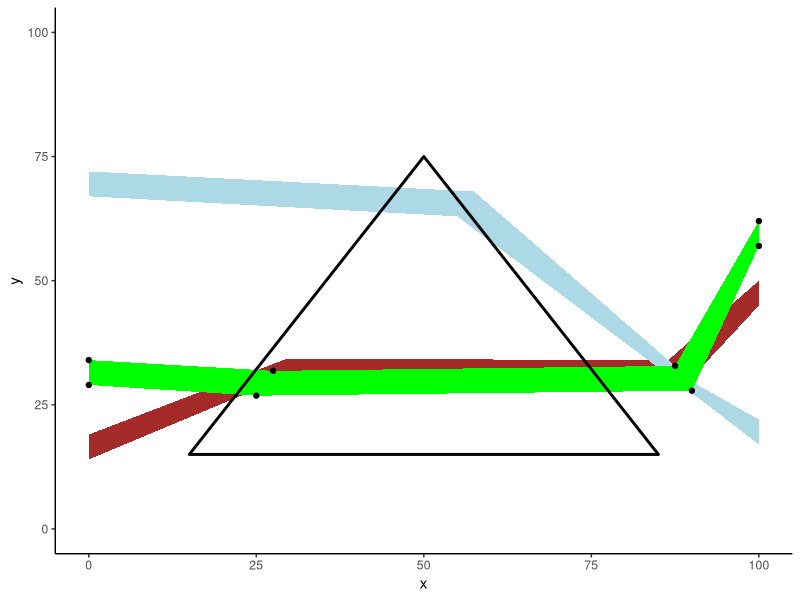

Write R code to recreate this figure. (Note: this script raises an error after producing the figure.)
library(tidyverse)

my_canvas_ribbons <- function(colors,
                           background = "#fdf5e6",
                           triangle = TRUE,
                           seed = 1,
                           y_max_top = 75,
                           length = 34) {

  set.seed(seed)

  # Create an empty figure
  artwork <- ggplot2::ggplot() +
    ggplot2::xlim(c(0, 100)) +
    ggplot2::ylim(0, 100) +
    theme_classic()
  # Determine points on the triangle
  y_max_top <- y_max_top - 7
  tpl <- data.frame(x = 16:(16+length-1), y = seq(from = 16, to = 75, length.out = length))
  tpl <- tpl[which(tpl$y < y_max_top), ]
  tpr <- data.frame(x = 51:(51+length-1), y = seq(from = 74, to = 16, length.out = length))
  tpr <- tpr[which(tpr$y < y_max_top), ]
  for (i in 1:length(colors)) {
    # Determine points on left side of triangle
    bpb <- data.frame(x = 0, y = sample(10:90, size = 1))
    bpt <- data.frame(x = 0, y = bpb$y + 5)

    fpb <- tpl[sample(1:nrow(tpl), size = 1), ]
    fpt <- data.frame(x = fpb$x + 2.5, y = fpb$y + 5)

    spb <- tpr[sample(1:nrow(tpr), size = 1), ]
    spt <- data.frame(x = spb$x - 2.5, y = spb$y + 5)


    epb <- data.frame(x = 100, y = sample(10:90, size = 1))
    ept <- data.frame(x = 100, y = epb$y + 5)
    # Determine points on right side of triangle

    # Combine polygon points
    polygon <- rbind(bpb, fpb, spb, epb, ept, spt, fpt, bpt)
    if (i == 1) {print(paste(bpb, fpb, spb, epb, ept, spt, fpt, bpt))}

    # ggplot(polygon, aes(x = x, y = y)) +
    #   xlim(0, 100) +
    #   ylim(0, 100) +
    #   geom_polygon(fill = colors[i], color = NA,
    #                stat = "identity", alpha = 1)
    #
    artwork <- artwork + ggplot2::geom_polygon(
      data = polygon, mapping = ggplot2::aes(x = x, y = y),
      fill = colors[i], color = NA,
      stat = "identity", alpha = 1
    )

    if (i == length(colors)) {
      artwork <- artwork + ggplot2::geom_point(data = polygon, mapping = ggplot2::aes(x = x, y = y))
      print(polygon)
      }
  }
  # (Optionally) draw the triangle
  if (triangle) {
    artwork <- artwork + ggplot2::geom_polygon(
      data = data.frame(x = c(15, 50, 85), y = c(15, 75, 15)), mapping = ggplot2::aes(x = x, y = y),
      fill = NA, color = "black",
      stat = "identity", size = 1
    )
  }
  # artwork <- theme_canvas(artwork, background)
  return(artwork)
}

my_canvas_ribbons(colors = c("brown","lightblue","green"),
               y_max_top = 130,
               length = 50,
               # seed = runif(1, min = 1, max = 1000),
               seed = 3)

canvas_ribbons(colors = c("brown","lightblue","green"))

df <- tibble(x = 0,
             y = sample(1:100, 1))

triangle <- tibble(x = c(15, 50, 85), y = c(15, 75, 15))
square <- tibble(x = c(15, 15, 85, 85), y = c(15, 85, 85, 15))

square <- as.matrix(square) %*% matrix(c(cos(pi/4), -sin(pi/4), sin(pi/4), cos(pi/4)), 2, 2) %>%
  as_tibble()

names(square) <- c("x","y")

approx(x = c(15,15), y = c(15,85), ties = "min")

# TODO
# create starting point
# choose point along edge of polygon
# refract at that point to a random direction still within the polygon
# travel straight until reaching opposite edge
# refract second time

ggplot() +
  geom_polygon(data = square, aes(x = x, y = y))
